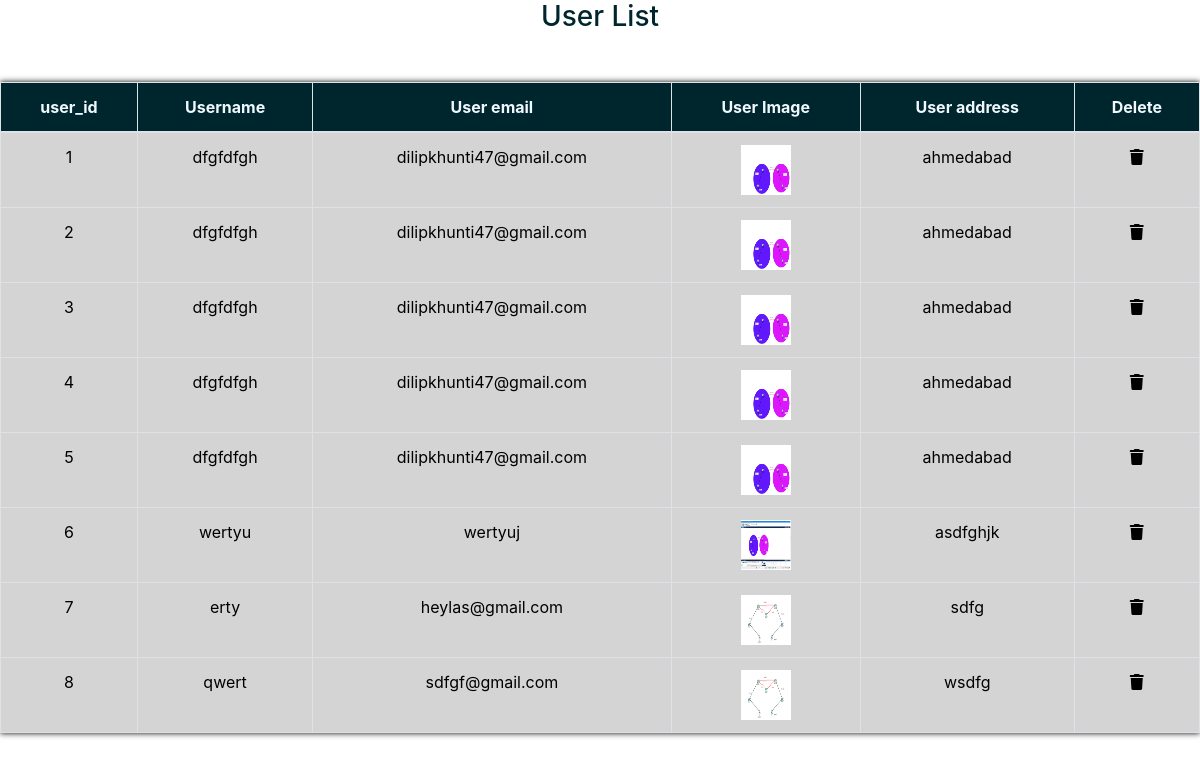
The app's page /admin_area/user_list.php with its own data.
### tables this page shows
CREATE TABLE `user_table` (
  `user_id` int(11) NOT NULL,
  `username` varchar(100) NOT NULL,
  `user_email` varchar(100) NOT NULL,
  `user_password` varchar(255) NOT NULL,
  `user_image` varchar(255) NOT NULL,
  `user_ip` varchar(100) NOT NULL,
  `user_address` varchar(255) NOT NULL,
  `user_mobile` varchar(20) NOT NULL
);

### admin_area/user_list.php (the view, shortened to what this page needs)
<?php
include("connect.php");
?>
<!DOCTYPE html>
<html lang="en">
<head>
    <link rel="stylesheet" href="https://cdn.jsdelivr.net/npm/bootstrap@4.4.1/dist/css/bootstrap.min.css">
    <link rel="stylesheet" href="https://cdnjs.cloudflare.com/ajax/libs/font-awesome/6.4.2/css/all.min.css" />
</head>
<body>
    <h3 class="text-center" style="color: #00262d;"> User List</h3>
    <table class="table table-bordered mt-5">
        <thead class="text-center" style="background-color: #00262d; color:aliceblue;" >
            <tr>
                <th>user_id</th>
                <th>Username</th>
                <th>User email</th>
                <th>User Image</th>
                <th>User address</th>
                <th>Delete</th>
            </tr>
        </thead>
        <tbody  style="background-color: #d4d4d4; color:black;">
            <?php
          $Select_users = "SELECT * FROM user_table";
          $result_users = mysqli_query($con, $Select_users);
          while ($row_data = mysqli_fetch_assoc($result_users)) {
            $user_id	 = $row_data['user_id'];
            $user_name	 = $row_data['username'];
            $user_email	 = $row_data['user_email'];
            $user_address	 = $row_data['user_address'];
            $user_image = $row_data['user_image'];
            ?>
             <tr class="text-center">
                <td><?php echo $user_id?></td>
                <td><?php echo $user_name?></td>
                <td><?php echo $user_email?></td>
                <td><img src="../login_re_prince/user_images/<?php echo $user_image?>" alt="img" class="userimg"></td>
                <td><?php echo $user_address?></td>
                <td><a href='admin_index.php?delete_user=<?php echo $user_id ?>' class='text-light'><i class='icon fa-solid fa-trash'></i></a></td>
            </tr>
         <?php } ?>
        </tbody>
</body>
</html>

### admin_area/user_list.php (style rules this page uses)
.userimg { width: 50px; height: 50px; }
table { box-shadow: 0px 0px 6px #000; }
.icon { color:black; }

### records on screen
user_table: user_id "1", username "dfgfdfgh", user_email "dilipkhunti47@gmail.com", user_image (picture), user_address "ahmedabad"
user_table: user_id "2", username "dfgfdfgh", user_email "dilipkhunti47@gmail.com", user_image (picture), user_address "ahmedabad"
user_table: user_id "3", username "dfgfdfgh", user_email "dilipkhunti47@gmail.com", user_image (picture), user_address "ahmedabad"
user_table: user_id "4", username "dfgfdfgh", user_email "dilipkhunti47@gmail.com", user_image (picture), user_address "ahmedabad"
user_table: user_id "5", username "dfgfdfgh", user_email "dilipkhunti47@gmail.com", user_image (picture), user_address "ahmedabad"
user_table: user_id "6", username "wertyu", user_email "wertyuj", user_image (picture), user_address "asdfghjk"
user_table: user_id "7", username "erty", user_email "heylas@gmail.com", user_image (picture), user_address "sdfg"
user_table: user_id "8", username "qwert", user_email "sdfgf@gmail.com", user_image (picture), user_address "wsdfg"
